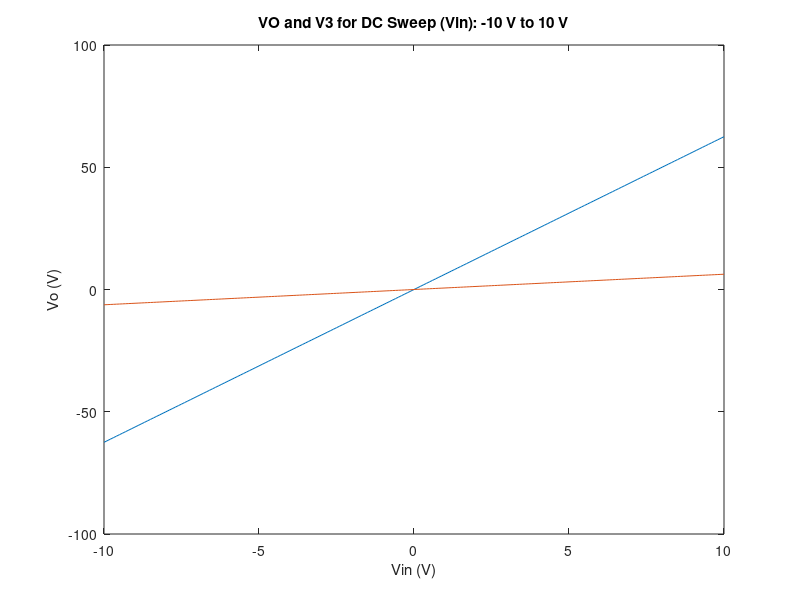
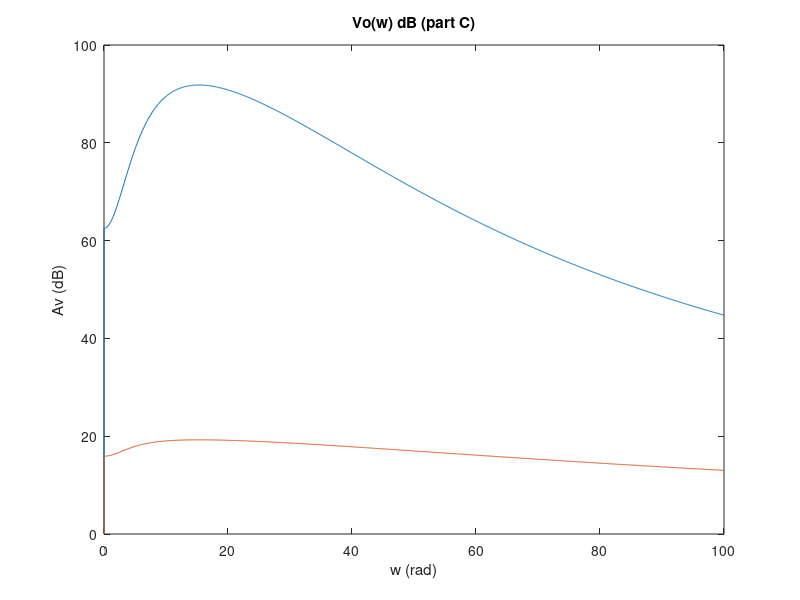

MATLAB code for these plots, in order: (Note: this script raises an error after producing the figures.)
G = zeros(6, 6); 

%Resistances:
R1 = 1;
R2 = 2;
R3 = 10;
R4 = 0.1; 
R0 = 1000; 

%Conductances:
G1 = 1/R1;
G2 = 1/R2;
G3 = 1/R3;
G4 = 1/R4;
G0 = 1/R0;

%Additional Parameters:
a = 100;
Cval = 0.25;
L = 0.2;
vi = zeros(100, 1);
vo = zeros(100, 1);
v3 = zeros(100, 1);

%G(1, 1) = 1;                                    % 1
%G(2, 1) = -G1; G(2, 2) = G1 + G2; G(2, 3) = 1;  % 2
%G(3 ,2) = -1; G(3, 4) = 1;                      % iL
%G(4, 3) = -1; G(4, 4) = G3;                     % 3
%G(5, 5) = 1; G(5, 4) = alpha*G3;                % 4
%G(6, 6) = G4 + G0; G(6, 5) = -G4;               % 5

G(1, 1) = 1;                                        
G(2, 1) = G1; G(2, 2) = -(G1 + G2); G(2, 6) = -1;   
G(3 ,3) = -G3; G(3, 6) = 1;                       
G(4, 3) = -a*G3; G(4, 4) = 1;                        
G(5, 5) = -(G4+G0); G(5, 4) = G4;   
G(6, 2) = -1; G(6, 3) = 1;                



C = zeros(6, 6);

C(2, 1) = Cval; C(2, 2) = -Cval;
C(6, 6) = L;

F = zeros(6, 1);
v = 0;

for vin = -10:0.1:10
    v = v + 1;
    F(1) = vin;
    
    Vm = G\F;
    vi(v) = vin;
    vo(v) = Vm(5);
    v3(v) = Vm(3);
    %v = v + 1;
end


figure(1)
plot(vi, vo);
hold on;
plot(vi, v3);
title('VO and V3 for DC Sweep (Vin): -10 V to 10 V');
xlabel('Vin (V)')
ylabel('Vo (V)')

%figure(2)
%plot(vin, v3)
%title('V3 for DC Sweep (Vin): -10 V to 10 V')
%xlabel('Vin (V)')
%ylabel('V3 (V)')

%F(1) = 1;
vo2 = zeros(1000, 1); 
W = zeros(1000, 1);
%Av = zeros(1000, 1);
Avlog = zeros(1000, 1);

for freq = linspace(0, 100, 1000)
    v = v+1;
    Vm2 = (G+1j*freq*C)\F;
    W(v) = freq;
    vo2(v) = norm(Vm2(5));
   % Av(v) = norm(Vm2(5))/10;
    Avlog(v) = 20*log10(norm(Vm2(5))/10);
end 
    
figure(3)
plot(W, vo2)
hold on;
plot(W, Avlog)
%xlim([0 1000])
title('Vo(w) dB (part C)')
xlabel('w (rad)')
ylabel('Av (dB)')



w = pi;
CC = zeros(1000,1);
GG = zeros(1000,1);

for i = 1:1000
    crand = Cval + 0.5*randn();
    C(2, 1) = crand; 
    C(2, 2) = -crand;
    C(3, 3) = L;
    Vm3 = (G+1i*w*C)\F;
    CC(i) = crand;
    GG(i) = 20*log10(norm(Vm3(5))/10);
end

figure(4)
histogram(CC)
figure(5)
histogram(GG)
